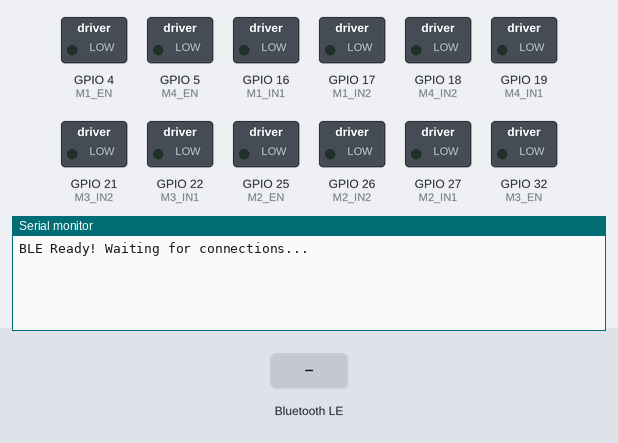
This sketch was run on a simulated ESP32. Parts: switched loads named in the sketch (green lamp = pin HIGH), the last lines printed to the serial monitor. Inputs (shaded band) come from the test bench. Nothing arrives over Bluetooth unless stated; a phone connects over Bluetooth LE 3 s after start.

Above: at 1.2 s.
1.3 s: Bluetooth LE write "M:" received
At 2.1 s:
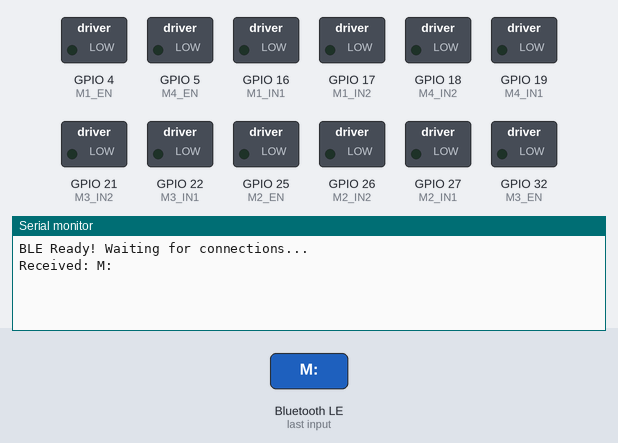
4.3 s: Bluetooth LE write "C:" received
At 5.5 s:
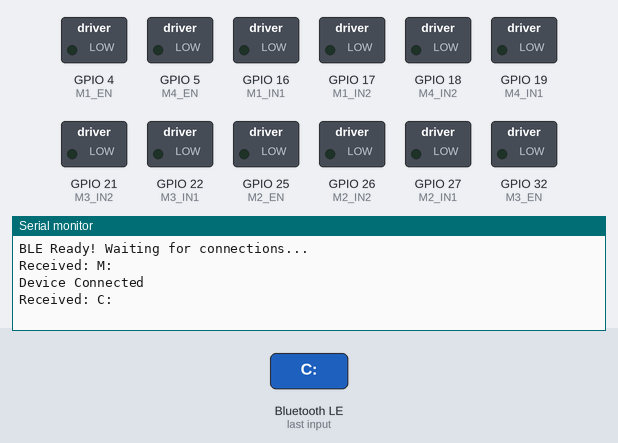
5.8 s: Bluetooth LE write "rotleft" received
At 6.8 s:
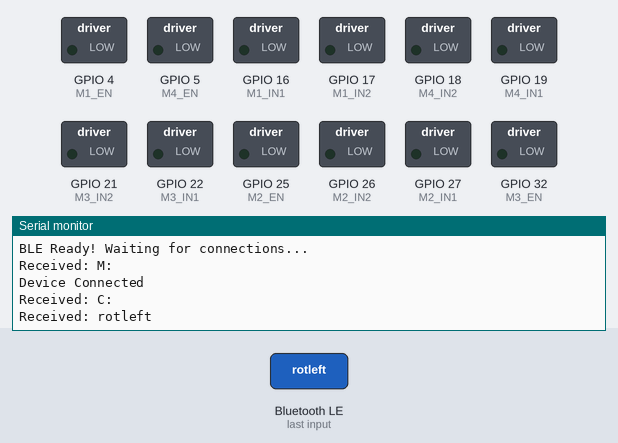

Measured:
- after the input at 1.3 s, the serial monitor: prints a new line after 0.05 s (image 1)
- after the input at 4.3 s, the serial monitor: prints a new line after 0.05 s (image 2)
- after the input at 5.8 s, the serial monitor: prints a new line after 0.05 s (image 3)

The sketch:

esp32_base.ino
```cpp
#include <BLEDevice.h>
#include <BLEServer.h>
#include <BLEUtils.h>
#include <BLE2902.h>

// --- HARDWARE PIN DEFINITIONS ---
const int M1_IN1 = 16;
const int M1_IN2 = 17;
const int M1_EN = 4;
const int M2_IN1 = 27;
const int M2_IN2 = 26;
const int M2_EN = 25;
const int M3_IN1 = 22;
const int M3_IN2 = 21;
const int M3_EN = 32;
const int M4_IN1 = 19;
const int M4_IN2 = 18;
const int M4_EN = 5;

// --- PWM CONFIGURATION (ESP32 Core 3.x) ---
const int PWM_FREQ = 1000;
const int PWM_RESOLUTION = 8; // 0-255 range
const int MAX_SPEED = (1 << PWM_RESOLUTION) - 1; // 255

// --- BLE CONFIGURATION ---
#define SERVICE_UUID        "0000FFE0-0000-1000-8000-00805F9B34FB"
#define CHARACTERISTIC_UUID "0000FFE1-0000-1000-8000-00805F9B34FB"

BLEServer* pServer = NULL;
BLECharacteristic* pCharacteristic = NULL;
bool deviceConnected = false;
bool oldDeviceConnected = false;

int rotationSpeed = 180;

// --- MOTOR CONTROL FUNCTIONS ---

void setMotor(int in1, int in2, int enPin, int speed) {
  speed = constrain(speed, -MAX_SPEED, MAX_SPEED);

  if (speed > 0) {
    digitalWrite(in1, HIGH);
    digitalWrite(in2, LOW);
    ledcWrite(enPin, speed);
  } else if (speed < 0) {
    digitalWrite(in1, LOW);
    digitalWrite(in2, HIGH);
    ledcWrite(enPin, abs(speed));
  } else {
    digitalWrite(in1, LOW);
    digitalWrite(in2, LOW);
    ledcWrite(enPin, 0);
  }
}

void stopMotors() {
  setMotor(M1_IN1, M1_IN2, M1_EN, 0);
  setMotor(M2_IN1, M2_IN2, M2_EN, 0);
  setMotor(M3_IN1, M3_IN2, M3_EN, 0);
  setMotor(M4_IN1, M4_IN2, M4_EN, 0);
}

// --- MECANUM CONTINUOUS MOVEMENT (INVERSE KINEMATICS) ---

void moveXY(float vx, float vy) {
  float speed_fl = vy + vx;
  float speed_fr = vy - vx;
  float speed_rl = vy - vx;
  float speed_rr = vy + vx;

  float max_required = max(max(fabs(speed_fl), fabs(speed_fr)), max(fabs(speed_rl), fabs(speed_rr)));

  float scale = (max_required > 1.0) ? (1.0 / max_required) : 1.0;

  int pwm_fl = round(speed_fl * scale * MAX_SPEED);
  int pwm_fr = round(speed_fr * scale * MAX_SPEED);
  int pwm_rl = round(speed_rl * scale * MAX_SPEED);
  int pwm_rr = round(speed_rr * scale * MAX_SPEED);

  setMotor(M1_IN1, M1_IN2, M1_EN, pwm_fl);
  setMotor(M2_IN1, M2_IN2, M2_EN, pwm_fr);
  setMotor(M3_IN1, M3_IN2, M3_EN, pwm_rl);
  setMotor(M4_IN1, M4_IN2, M4_EN, pwm_rr);
}

// --- ROTATION CONTROL (Discrete commands) ---

void rotateLeft() {
  setMotor(M1_IN1, M1_IN2, M1_EN, rotationSpeed);
  setMotor(M2_IN1, M2_IN2, M2_EN, -rotationSpeed);
  setMotor(M3_IN1, M3_IN2, M3_EN, rotationSpeed);
  setMotor(M4_IN1, M4_IN2, M4_EN, -rotationSpeed);
}

void rotateRight() {
  setMotor(M1_IN1, M1_IN2, M1_EN, -rotationSpeed);
  setMotor(M2_IN1, M2_IN2, M2_EN, rotationSpeed);
  setMotor(M3_IN1, M3_IN2, M3_EN, -rotationSpeed);
  setMotor(M4_IN1, M4_IN2, M4_EN, rotationSpeed);
}

// --- BLE CALLBACKS ---

class MyServerCallbacks: public BLEServerCallbacks {
    void onConnect(BLEServer* pServer) {
      deviceConnected = true;
      Serial.println("Device Connected");
    };

    void onDisconnect(BLEServer* pServer) {
      deviceConnected = false;
      Serial.println("Device Disconnected");
      stopMotors(); // Safety stop
    }
};

class MyCallbacks: public BLECharacteristicCallbacks {
    void onWrite(BLECharacteristic *pCharacteristic) {
      String value = pCharacteristic->getValue().c_str();

      if (value.length() > 0) {
        Serial.print("Received: ");
        Serial.println(value);

        // Protocol:
        // M:vx:vy  (Move)
        // C:cmd    (Control - rotleft, rotright, stop)
        // S:val    (Speed)

        if (value.startsWith("M:")) {
          int firstColon = value.indexOf(':');
          int secondColon = value.indexOf(':', firstColon + 1);

          if (firstColon != -1 && secondColon != -1) {
            String vxStr = value.substring(firstColon + 1, secondColon);
            String vyStr = value.substring(secondColon + 1);

            float vx = vxStr.toFloat();
            float vy = vyStr.toFloat();

            if (fabs(vx) < 0.05 && fabs(vy) < 0.05) {
              stopMotors();
            } else {
              moveXY(vx, vy);
            }
          }
        }
        else if (value.startsWith("C:")) {
          String cmd = value.substring(2);
          if (cmd == "rotleft") rotateLeft();
          else if (cmd == "rotright") rotateRight();
          else if (cmd == "stop") stopMotors();
        }
        else if (value.startsWith("S:")) {
          int val = value.substring(2).toInt();
          rotationSpeed = constrain(val, 50, MAX_SPEED);
        }
      }
    }
};

// --- SETUP AND LOOP ---

void setup() {
  Serial.begin(115200);

  // --- Pin Configuration ---
  pinMode(M1_IN1, OUTPUT);
  pinMode(M1_IN2, OUTPUT);
  pinMode(M2_IN1, OUTPUT);
  pinMode(M2_IN2, OUTPUT);
  pinMode(M3_IN1, OUTPUT);
  pinMode(M3_IN2, OUTPUT);
  pinMode(M4_IN1, OUTPUT);
  pinMode(M4_IN2, OUTPUT);

  // --- LEDC (PWM) Setup - ESP32 Core 3.x ---
  ledcAttach(M1_EN, PWM_FREQ, PWM_RESOLUTION);
  ledcAttach(M2_EN, PWM_FREQ, PWM_RESOLUTION);
  ledcAttach(M3_EN, PWM_FREQ, PWM_RESOLUTION);
  ledcAttach(M4_EN, PWM_FREQ, PWM_RESOLUTION);

  // --- BLE Setup ---
  BLEDevice::init("MecanumRobot");
  pServer = BLEDevice::createServer();
  pServer->setCallbacks(new MyServerCallbacks());

  BLEService *pService = pServer->createService(SERVICE_UUID);

  pCharacteristic = pService->createCharacteristic(
                      CHARACTERISTIC_UUID,
                      BLECharacteristic::PROPERTY_READ   |
                      BLECharacteristic::PROPERTY_WRITE  |
                      BLECharacteristic::PROPERTY_NOTIFY
                    );

  pCharacteristic->setCallbacks(new MyCallbacks());
  pCharacteristic->addDescriptor(new BLE2902());

  pService->start();

  BLEAdvertising *pAdvertising = BLEDevice::getAdvertising();
  pAdvertising->addServiceUUID(SERVICE_UUID);
  pAdvertising->setScanResponse(true);
  pAdvertising->setMinPreferred(0x06);  // functions that help with iPhone connections issue
  pAdvertising->setMinPreferred(0x12);
  BLEDevice::startAdvertising();

  Serial.println("BLE Ready! Waiting for connections...");

  stopMotors();
}

void loop() {
  // Disconnection handling
  if (!deviceConnected && oldDeviceConnected) {
      delay(500); // Give the bluetooth stack the chance to get things ready
      pServer->startAdvertising(); // Restart advertising
      Serial.println("Start advertising");
      oldDeviceConnected = deviceConnected;
  }
  // Connection handling
  if (deviceConnected && !oldDeviceConnected) {
      // do stuff here on connecting
      oldDeviceConnected = deviceConnected;
  }
}
```
